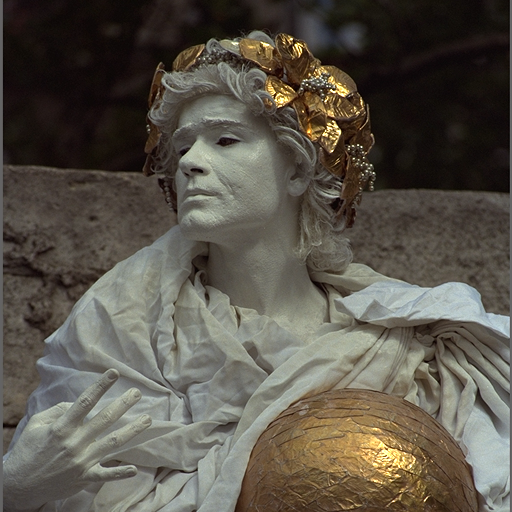
#> input picture imgs/kodim17.png, 512 x 512 px
$ jupyter execute PyrRetina.ipynb   (shell and % lines are left out)
#> lines starting #> are read from the running program, lines starting #| are printed output that depends on the picture
### variable_density.py
# Fast irregular domain node layout
### John H. Williamson 2018
#### MIT license (see LICENSE)

import numpy as np

def moving_front_nodes(density_fn, domain, init_pts=500, new_pts=5):
    """Implements the Fast generation of 2-D node distributions for mesh-free PDE
        discretizations algorithm by Fornberg and Flyer
        (see: https://amath.colorado.edu/faculty/fornberg/Docs/2015_FF_Node_placing_CMA.pdf)

    Parameters:
        density_fn: should be a function taking an (x,y) co-ordinate and returning the expected
                    density of points at this point, in terms of points/unit area
                    NOTE: not units per unit distance!
        domain:    rectangular region (x1,y1,x2,y2) to generate points in
        new_pts:   number of new points to generate at each iteration (default:5)
        init_pts:  number of initial points on the bottom of the domain


    Returns:
        pts:       Nx2 matrix of x,y, node locations

    """
#> called with domain = (-1, -1, 1, 1), init_pts = 500, new_pts = 5
    x1,y1,x2,y2 = domain

    # initial bottom row
    xpts = np.random.uniform(x1,x2,(init_pts,))
    pts = np.vstack([xpts, np.ones(init_pts) * y1]).T

    # list of final points, to be populated as we go
    nodes = []

    while len(pts)>0 and np.any(pts[:,1]<y2):
        # jitter used to break ties in the lowest point selection
        jitter = np.random.uniform(0,1e-8, (len(pts),))
        lowest = pts[np.argmin(pts[:,1]+jitter)]

        # query the density function
        radius = (1.0/np.sqrt(density_fn(lowest[0], lowest[1])))

        # keep this point
        nodes.append(np.array(lowest))

        # select the potential points to retain (at least radius away)
        keep = np.sqrt(np.sum((pts - lowest)**2, axis=1)) >= radius
        pts = pts[keep]

        # compute distances to neighbours on left and right
        distances = np.sqrt(np.sum((pts - lowest)**2, axis=1))
        left = np.nonzero(pts[:,0]<lowest[0])[0]
        right = np.nonzero(pts[:,0]>lowest[0])[0]

        # find smallest neighbours on left and right
        if len(left)==0:
            # no points to the left -- use fixed value
            a_left = -np.pi/2
        else:
            smallest_left = pts[left[np.argmin(distances[left])]]
            l_vector = lowest-smallest_left
            a_left = np.arctan2(l_vector[1], l_vector[0])


        if len(right)==0:
            # no points to the right -- use fixed value
            a_right = -np.pi/2
        else:
            smallest_right = pts[right[np.argmin(distances[right])]]
            r_vector = lowest-smallest_right
            a_right = np.arctan2(r_vector[1], r_vector[0])

        if np.abs(a_right-np.pi)<1e-8:
            a_right = -np.pi

        # space the points inside the sector, but *not* touching the edges of the sector
        # (this was a pain to get right)
        pt_angles = np.linspace(a_left, a_right, new_pts, endpoint=False) + (a_right-a_left)/(new_pts*2)

        # create the new points
        inserted_pts = np.vstack([np.cos(pt_angles)*radius,
                                  -np.sin(pt_angles)*radius]).T + lowest

        # insert the new points
        pts = np.vstack([pts, inserted_pts])

        # clip to within the domain
        pts = pts[pts[:,0]<=x2]
        pts = pts[pts[:,0]>=x1]


    return np.array(nodes)


### PyrRetina.ipynb
# Simple foveation model
Uses "Fast irregular domain node layout" algorithm to layout nodes in roughly retinal fashion.
The retinal sampling is performed using a Gaussian pyramid, in this case with $\sqrt(2)$ pyramid levels. This version performs no interpolation at all, though it would be trivial to implement an accelerated version in hardware using trilinear filtering (built into every GPU).

[cell 1]
from __future__ import print_function, division
import numpy as np
import matplotlib as mpl
import matplotlib.pyplot as plt
from skimage.transform import pyramid_gaussian, pyramid_expand
from variable_density import moving_front_nodes

[cell 2]
def density_fn(x,y):
    return np.maximum(20, (15000.0*np.exp(-((x**2+y**2)**0.5*10.0))))
nodes = moving_front_nodes(density_fn, domain=(-1,-1,1,1))

[cell 3]
# compute shifted pattern, clipping nodes out of range
# look_at is the position we are looking at in, in normalized -1,1 coordinates
look_at = np.array((-0.2,0.45))
look_nodes = nodes + look_at
# clip out of range nodes
look_nodes = look_nodes[np.max(np.abs(look_nodes), axis=1)<1]

# compute mip-map level of each node (root 2 octaves here)
octave =  np.sqrt(2.0)

resolution = 512
density = 1.0/resolution
# find the layer we should read from
# this is in comparison to the real pixel density (1/resolution), so that a density
# of points equal to the pixel density will sample from the lowest mip-map level (level 0)
node_scale = np.array([-np.round(np.log(1.0/np.sqrt(density_fn(x,y)))/np.log(octave)) for x,y in look_nodes-look_at])
log_density = np.log(density)/np.log(octave)
mips = -log_density - node_scale
# can't sample finer than the finest level!
mips = np.maximum(mips, 0)
node_mapped = np.array([(x, y, s) for ((x,y), s) in zip(look_nodes, mips)])

[cell 4]
fig = plt.figure(figsize=(8,8))
ax = fig.add_subplot(1,1,1)
ax.plot(look_nodes[:,0], look_nodes[:,1], '.')
ax.axis("image")
ax.set_xlim(-1,1)
ax.set_ylim(-1,1)
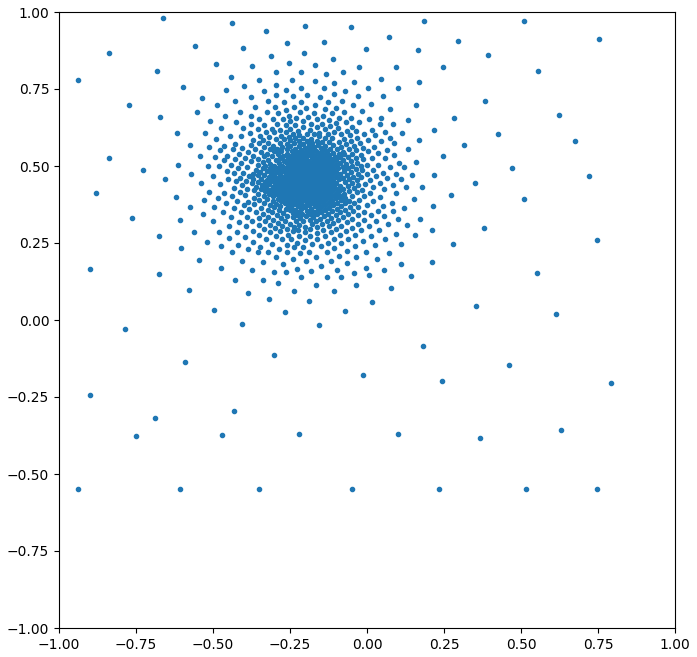
#> figure drawn by matplotlib, 1 panel

[cell 5]
# load an image
import skimage.io
face = skimage.io.imread("imgs/kodim17.png")
#> face is the input picture: shape (512, 512, 3); mean R, G, B 90, 84.6, 74.7
# form the gaussian pyramid; layer 0 is original resolution; layer 1 is 1.0/octave smaller, etc.
imgs = tuple(pyramid_gaussian(face, downscale=octave))
#> imgs = 18 items

[cell 6]
# show the image sampled retinally, with simple
# hexagonal point markers (very slow to render!)
fig = plt.figure(figsize=(8,8))
ax = fig.add_subplot(1,1,1)

# plot each point... individually
for (nx,ny,l),(rx,ry) in zip(node_mapped, look_nodes):
    # convert normalized coordinates to pixel lookups
    layer = imgs[int(l-1)]
    x, y = int((0.5*nx+0.5)  * layer.shape[1]), int((0.5*ny+0.5) * layer.shape[0])
    # flip y for display
    pix = np.clip(layer[-y,x],0,1)
    ax.plot(rx, ry, 'o', color=pix, markersize=octave**l*0.25)
#> this loop made 996 passes
#> pix on passes 1 to 3: [0.413, 0.41, 0.406], [0.487, 0.447, 0.407], [0.518, 0.516, 0.512]

ax.set_aspect(1.0)
ax.set_xlim(-1,1)
ax.set_ylim(-1,1)
plt.title("Foveated")

# show the reference original image, along with the foveation point
plt.figure(figsize=(8,8))
plt.imshow(face, extent=[-1,1,-1,1])
plt.plot(look_at[0], look_at[1], 'ro', label='Focus')
plt.legend()
plt.title("Original")
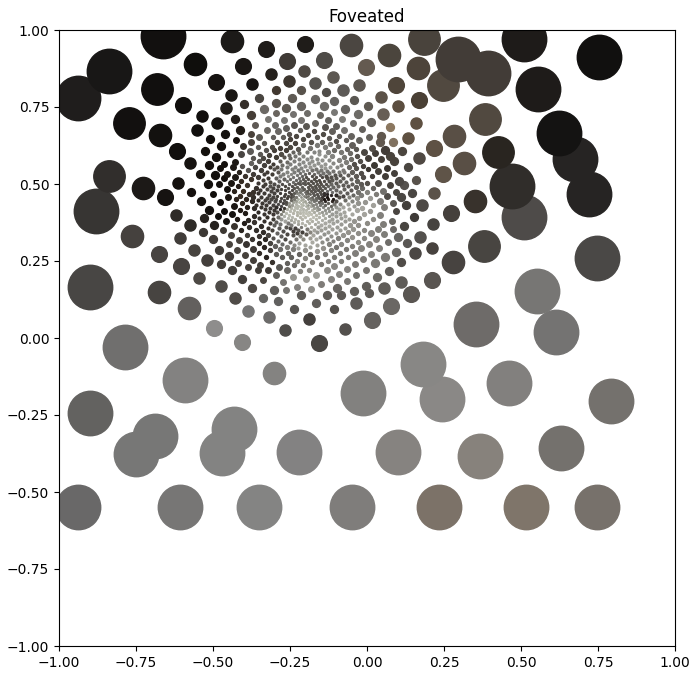
#> figure drawn by matplotlib, 1 panel
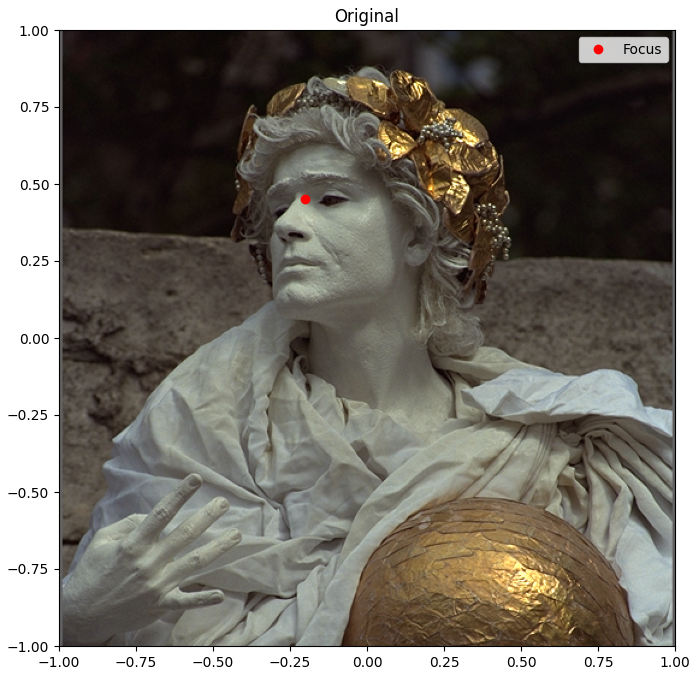
#> figure drawn by matplotlib, 1 panel
